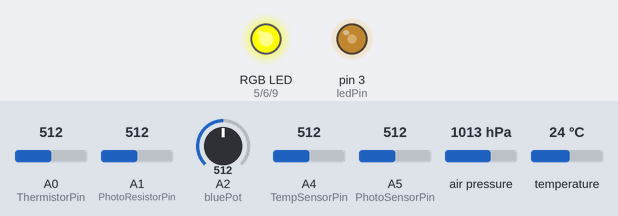
Simulated run of this sketch. Board: Arduino Uno, built with avr-gcc and run on an emulated ATmega328P. On the bench: an RGB LED mixed from three pins (HIGH = lit), output pins drawn as LEDs (lit = HIGH). The inputs (shaded band) are chosen by the test bench; at power-on: A0 (ThermistorPin) = 512, A1 (PhotoResistorPin) = 512, A2 (bluePot) = 512, A4 (TempSensorPin) = 512, A5 (PhotoSensorPin) = 512, air pressure 1013 hPa, temperature 24 °C. What the sketch prints to the serial monitor is not drawn.

Above: at 1.4 s.
1.5 s: A0 (ThermistorPin) set to 716
At 3.6 s:
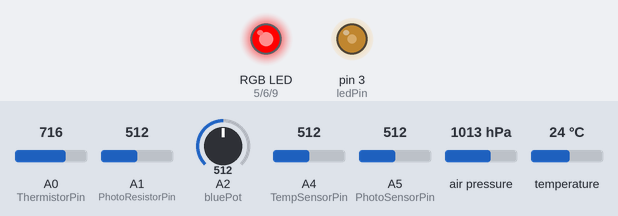
3.9 s: A1 (PhotoResistorPin) set to 688
5.7 s: A1 (PhotoResistorPin) set to 708
At 7.0 s:
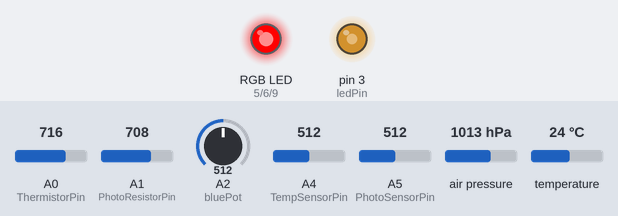
8.0 s: A0 (ThermistorPin) set to 306
At 9.3 s:
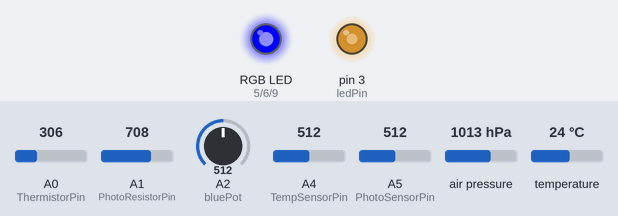
10.1 s: A1 (PhotoResistorPin) set to 890
11.9 s: A1 (PhotoResistorPin) set to 918
At 13.8 s:
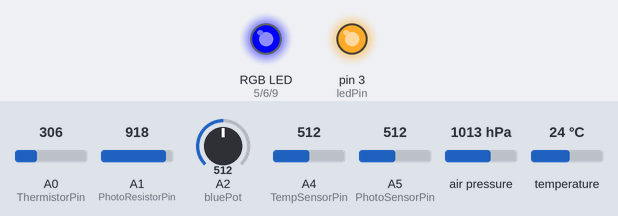
Timing chart, 0 to 15.3 s (numbered marks = the images above; inputs shaded):
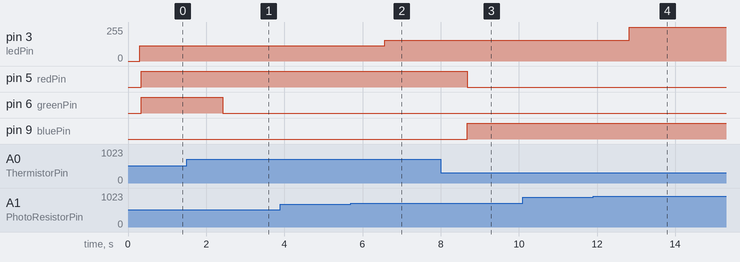

The sketch:

SensorData.ino
```cpp
#include <math.h>
#include <Wire.h>
#include <Adafruit_Sensor.h>
#include <Adafruit_BMP085_U.h>

Adafruit_BMP085_Unified BMPSensor = Adafruit_BMP085_Unified(10085);

int ThermistorPin = A0; // eigener Temperatursensor
int PhotoResistorPin = A1; // eigener Fotowiderstandssensor
int TempSensorPin = A4; // KY-013 Temperatursensor
int PhotoSensorPin = A5; // KY-018 Fotowiderstandssensor

int count = 1; // Counter für die Tabelle

int ledPin = 3; // weiße LED

// Thermistor
int Vo;
float R1 = 10000;
float logR2, R2, T;
float c1 = 1.009249522e-03, c2 = 2.378405444e-04, c3 = 2.019202697e-07;

// RGB LED
// Konstanten für die drei analogen Input Pins
const int redPot = 0;
const int greenPot = 1;
const int bluePot = 2;

// Konstanten für die drei RGD Pins
const int redPin = 5;
const int greenPin = 6;
const int bluePin = 9;

// Variablen zum speichern der roten, grünen und blauen Werte
int redVal;
int greenVal;
int blueVal;

// Serielle Ausgabe in 9600 Baud
void setup(void)
{
  Serial.begin(9600);

  Serial.println("   ## Spannung   #   Widerstand    #   Helligkeit    #   Temperatur    #    Temperatur2    #    Luftdruck   #    Temperatur3    #   Meereshöhe ##");

  Serial.println("-------------------------------------------------------------------------------------------------------------------------------------------------");

  // RGD Pins als Output setzen
  pinMode(redPin, OUTPUT);
  pinMode(greenPin, OUTPUT);
  pinMode(bluePin, OUTPUT);

  // Weiße LED Pin als Output setzen
  pinMode(ledPin, OUTPUT);

  if (!BMPSensor.begin())
  {
    Serial.println("KY-052-Sensor nicht erkannt!");
    Serial.print("Bitte ueberpruefen Sie die Verbindung");
    while (1);
  }
}

// Diese Funktion übersetzt den aufgenommenen analogen Messwert
// in die entsprechende Temperatur in Grad C und gibt diesen aus
double Thermistor(int RawADC)
{
  double Temp;
  Temp = log(10000.0 * ((1024.0 / RawADC - 1)));
  Temp = 1 / (0.001129148 + (0.000234125 + (0.0000000876741 * Temp * Temp )) * Temp );
  Temp = Temp - 273.15;            // Konvertierung von Kelvin in Celsius
  return Temp;
}

void loop()
{
  // Tabellenausgabe
  if (count < 10)  {
    Serial.print(" ");
  }
  Serial.print(count);
  count += 1;
  Serial.print(" ## ");

  // Das Programm misst den aktuellen Spannungswert am Sensor,
  // berechnet aus diesen und dem bekannten Serienwiderstand den aktuellen
  // Widerstandswert des Sensors und gibt die Ergebnisse auf der serielle Ausgabe aus
  int rawValue = analogRead(PhotoSensorPin);
  float voltage = rawValue * (5.0 / 1023) * 1000;
  float resistance = 10000 * ( voltage / ( 5000.0 - voltage) );

  // Ausgabe von Spannung und Widerstand
  Serial.print(voltage); Serial.print(" mV");
  Serial.print(" #   ");
  Serial.print(resistance); Serial.print(" Ohm");
  Serial.print("  #   ");

  // Ausgabe der Helligkeit (Photoresistor)
  int sensorValue = 0;
  sensorValue = analogRead(PhotoResistorPin);
  Serial.print(sensorValue);
  Serial.print("           #   ");

  // Helligkeitswert für die weiße LED
  int light = 255;

  // Weiße LED wird dunkler umso weniger Licht der Fotowiderstandssensor misst
  // geht aus bei Dunkelheit, und wird heller umso mehr Licht gemessen wird
  if (sensorValue < 100) {
    analogWrite (ledPin, light - 255);
  } else if (sensorValue < 300)  {
    analogWrite (ledPin, light - 220);
  } else if (sensorValue < 500)  {
    analogWrite (ledPin, light - 180);
  } else if (sensorValue < 700)  {
    analogWrite (ledPin, light - 140);
  } else if (sensorValue < 900)  {
    analogWrite (ledPin, light - 100);
  } else if (sensorValue > 900)  {
    analogWrite (ledPin, light);
  }

  // Ausgabe der Temperatur
  int readVal = analogRead(TempSensorPin);
  double temp =  Thermistor(readVal);
  Serial.print(temp);
  Serial.print(" Grad C");
  Serial.print("  #    ");

  // Ausgabe der Temperatur (Thermistor)
  Vo = analogRead(ThermistorPin);
  R2 = R1 * (1023.0 / (float)Vo - 1.0);
  logR2 = log(R2);
  T = (1.0 / (c1 + c2 * logR2 + c3 * logR2 * logR2 * logR2));
  T = T - 273.15;
  Serial.print(T);
  Serial.print(" Grad C");
  Serial.print("   #    ");

  // RGB LED
  // die drei analog Input Pins werden gelesen und ihr Wert wird in der Farbvariable gespeichert
  redVal = analogRead(redPot);
  greenVal = analogRead(greenPot);
  blueVal = analogRead(bluePot);

  redVal = map(redVal, 0, 1023, 0, 255);
  greenVal = map(greenVal, 0, 1023, 0, 255);
  blueVal = map(blueVal, 0, 1023, 0, 255);

  analogWrite(redPin, redVal);
  analogWrite(greenPin, greenVal);
  analogWrite(bluePin, blueVal);

  if (T < 15)  {
    // blau
    digitalWrite (bluePin, HIGH);
    digitalWrite (greenPin, LOW);
    digitalWrite (redPin, LOW);
  } else if (T < 20) {
    // grün
    digitalWrite (bluePin, LOW);
    digitalWrite (greenPin, HIGH);
    digitalWrite (redPin, LOW);
  } else if (T < 24) {
    // weiß
    digitalWrite (greenPin, HIGH);
    digitalWrite (redPin, HIGH);
    digitalWrite (bluePin, HIGH);
  } else if (T < 27) {
    // gelb
    digitalWrite (bluePin, LOW);
    digitalWrite (greenPin, HIGH);
    digitalWrite (redPin, HIGH);
  } else if (T < 30)  {
    // lila
    digitalWrite (bluePin, HIGH);
    digitalWrite (greenPin, LOW);
    digitalWrite(redPin, HIGH);
  } else  {
    // rot
    digitalWrite (bluePin, LOW);
    digitalWrite (greenPin, LOW);
    digitalWrite(redPin, HIGH);
  }

  // Initialisierung Adafruit BMP Library
  sensors_event_t event;
  BMPSensor.getEvent(&event);

  // Messung wird gestartet, falls Sensor bereit
  if (event.pressure)
  {
    // Messung des Luftdrucks
    Serial.print(event.pressure);
    Serial.print(" hPa");
    Serial.print("  #    ");

    // Messung der aktuellen Temperatur
    float temperature;
    BMPSensor.getTemperature(&temperature);
    Serial.print(temperature);
    Serial.print(" Grad C");
    Serial.print("   #   ");

    // Berechnung der Hoehe ueber dem Meeresspiegel,
    // aus den aufgenommenen Daten (SLP=1013.25 hPa)
    float seaLevelPressure = SENSORS_PRESSURE_SEALEVELHPA;
    Serial.print(BMPSensor.pressureToAltitude(seaLevelPressure, event.pressure, temperature));
    Serial.print(" m");
    Serial.print("   ");
    Serial.print("##");
  }

  // Fehlermeldung falls Sensor nicht ausgelesen werden kann
  else
  {
    Serial.println("Sensor-Fehler");
  }

  Serial.println();
  Serial.println();

  delay(2000);
}
```

Measured:
- the behaviour switches between 900 and 901 on A1 (PhotoResistorPin) (found by bisection; images 3 and 4)
- after the input at 1.5 s, pin 6 (greenPin): HIGH → LOW after 0.93 s
- after the input at 5.7 s, pin 3 (ledPin): 115/255 → 155/255 after 0.87 s
- after the input at 8.0 s, pin 5 (redPin): HIGH → LOW after 0.68 s; pin 9 (bluePin): LOW → HIGH after 0.68 s
- after the input at 11.9 s, pin 3 (ledPin): 155/255 → 255/255 after 0.92 s
